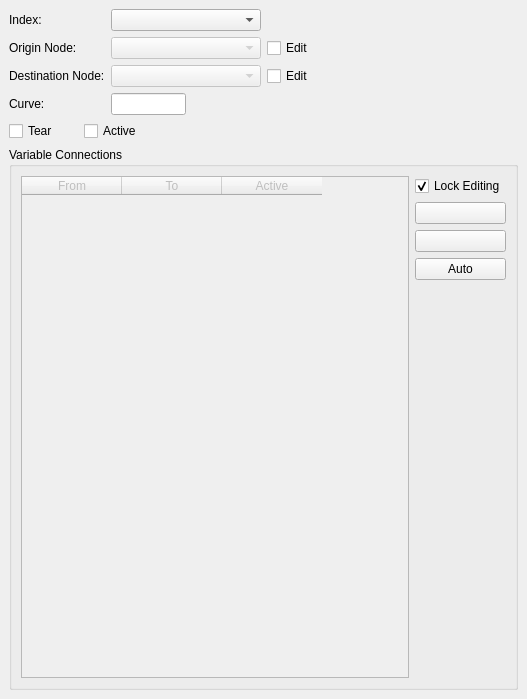
<?xml version="1.0" encoding="UTF-8"?>
<ui version="4.0">
 <class>edgeDock</class>
 <widget class="QDockWidget" name="edgeDock">
  <property name="geometry">
   <rect>
    <x>0</x>
    <y>0</y>
    <width>527</width>
    <height>699</height>
   </rect>
  </property>
  <property name="windowTitle">
   <string>Edge Edit</string>
  </property>
  <widget class="QWidget" name="dockWidgetContents">
   <layout class="QVBoxLayout" name="verticalLayout_2">
    <item>
     <layout class="QGridLayout" name="gridLayout">
      <item row="1" column="1">
       <widget class="QComboBox" name="fromBox">
        <property name="enabled">
         <bool>false</bool>
        </property>
        <property name="minimumSize">
         <size>
          <width>150</width>
          <height>0</height>
         </size>
        </property>
        <property name="toolTip">
         <string>&lt;html&gt;&lt;head/&gt;&lt;body&gt;&lt;p&gt;Node that information flows from&lt;/p&gt;&lt;p&gt;&lt;br/&gt;&lt;/p&gt;&lt;/body&gt;&lt;/html&gt;</string>
        </property>
       </widget>
      </item>
      <item row="2" column="0">
       <widget class="QLabel" name="label_2">
        <property name="sizePolicy">
         <sizepolicy hsizetype="Maximum" vsizetype="Preferred">
          <horstretch>0</horstretch>
          <verstretch>0</verstretch>
         </sizepolicy>
        </property>
        <property name="text">
         <string>Destination Node:</string>
        </property>
        <property name="buddy">
         <cstring>toBox</cstring>
        </property>
       </widget>
      </item>
      <item row="1" column="0">
       <widget class="QLabel" name="label">
        <property name="sizePolicy">
         <sizepolicy hsizetype="Maximum" vsizetype="Preferred">
          <horstretch>0</horstretch>
          <verstretch>0</verstretch>
         </sizepolicy>
        </property>
        <property name="text">
         <string>Origin Node:</string>
        </property>
        <property name="buddy">
         <cstring>fromBox</cstring>
        </property>
       </widget>
      </item>
      <item row="3" column="1">
       <widget class="QLineEdit" name="curveBox">
        <property name="sizePolicy">
         <sizepolicy hsizetype="Maximum" vsizetype="Fixed">
          <horstretch>0</horstretch>
          <verstretch>0</verstretch>
         </sizepolicy>
        </property>
        <property name="minimumSize">
         <size>
          <width>0</width>
          <height>0</height>
         </size>
        </property>
        <property name="maximumSize">
         <size>
          <width>75</width>
          <height>16777215</height>
         </size>
        </property>
        <property name="toolTip">
         <string>Distance used to draw a curved edge used to prevent edges from overlapping.  Can be positive or negative.</string>
        </property>
       </widget>
      </item>
      <item row="3" column="0">
       <widget class="QLabel" name="label_3">
        <property name="text">
         <string>Curve:</string>
        </property>
        <property name="buddy">
         <cstring>curveBox</cstring>
        </property>
       </widget>
      </item>
      <item row="2" column="1">
       <widget class="QComboBox" name="toBox">
        <property name="enabled">
         <bool>false</bool>
        </property>
        <property name="toolTip">
         <string>&lt;html&gt;&lt;head/&gt;&lt;body&gt;&lt;p&gt;Node that infromation flows to&lt;/p&gt;&lt;p&gt;&lt;br/&gt;&lt;/p&gt;&lt;/body&gt;&lt;/html&gt;</string>
        </property>
       </widget>
      </item>
      <item row="0" column="0">
       <widget class="QLabel" name="label_4">
        <property name="text">
         <string>Index:</string>
        </property>
       </widget>
      </item>
      <item row="1" column="3">
       <spacer name="horizontalSpacer_3">
        <property name="orientation">
         <enum>Qt::Horizontal</enum>
        </property>
        <property name="sizeHint" stdset="0">
         <size>
          <width>40</width>
          <height>20</height>
         </size>
        </property>
       </spacer>
      </item>
      <item row="0" column="1">
       <widget class="QComboBox" name="indexBox"/>
      </item>
      <item row="1" column="2">
       <widget class="QCheckBox" name="editOrigin">
        <property name="text">
         <string>Edit</string>
        </property>
       </widget>
      </item>
      <item row="2" column="2">
       <widget class="QCheckBox" name="editDestination">
        <property name="text">
         <string>Edit</string>
        </property>
       </widget>
      </item>
     </layout>
    </item>
    <item>
     <layout class="QHBoxLayout" name="horizontalLayout_4">
      <item>
       <widget class="QCheckBox" name="tearBox">
        <property name="toolTip">
         <string>&lt;html&gt;&lt;head/&gt;&lt;body&gt;&lt;p&gt;Mark this edge as a tear edge for solving flowsheets where nodes are interdependent&lt;/p&gt;&lt;/body&gt;&lt;/html&gt;</string>
        </property>
        <property name="text">
         <string>Tear</string>
        </property>
       </widget>
      </item>
      <item>
       <spacer name="horizontalSpacer_5">
        <property name="orientation">
         <enum>Qt::Horizontal</enum>
        </property>
        <property name="sizeType">
         <enum>QSizePolicy::Fixed</enum>
        </property>
        <property name="sizeHint" stdset="0">
         <size>
          <width>20</width>
          <height>20</height>
         </size>
        </property>
       </spacer>
      </item>
      <item>
       <widget class="QCheckBox" name="activeBox">
        <property name="toolTip">
         <string>&lt;html&gt;&lt;head/&gt;&lt;body&gt;&lt;p&gt;If this is not checked the edge will be ignored.&lt;/p&gt;&lt;/body&gt;&lt;/html&gt;</string>
        </property>
        <property name="text">
         <string>Active</string>
        </property>
       </widget>
      </item>
      <item>
       <spacer name="horizontalSpacer">
        <property name="orientation">
         <enum>Qt::Horizontal</enum>
        </property>
        <property name="sizeHint" stdset="0">
         <size>
          <width>40</width>
          <height>20</height>
         </size>
        </property>
       </spacer>
      </item>
     </layout>
    </item>
    <item>
     <widget class="QGroupBox" name="groupBox">
      <property name="title">
       <string>Variable Connections</string>
      </property>
      <layout class="QHBoxLayout" name="horizontalLayout_6">
       <item>
        <widget class="QTableWidget" name="connectTable">
         <property name="enabled">
          <bool>false</bool>
         </property>
         <column>
          <property name="text">
           <string>From</string>
          </property>
         </column>
         <column>
          <property name="text">
           <string>To</string>
          </property>
         </column>
         <column>
          <property name="text">
           <string>Active</string>
          </property>
         </column>
        </widget>
       </item>
       <item>
        <layout class="QVBoxLayout" name="verticalLayout">
         <item>
          <widget class="QCheckBox" name="lockConnection">
           <property name="text">
            <string>Lock Editing</string>
           </property>
           <property name="checked">
            <bool>true</bool>
           </property>
          </widget>
         </item>
         <item>
          <widget class="QPushButton" name="addConButton">
           <property name="text">
            <string/>
           </property>
           <property name="icon">
            <iconset>
             <normalon>:/icons/icons/add.svg</normalon>
            </iconset>
           </property>
           <property name="iconSize">
            <size>
             <width>16</width>
             <height>16</height>
            </size>
           </property>
          </widget>
         </item>
         <item>
          <widget class="QPushButton" name="deleteConButton">
           <property name="text">
            <string/>
           </property>
           <property name="icon">
            <iconset>
             <normalon>:/icons/icons/remove.svg</normalon>
            </iconset>
           </property>
           <property name="iconSize">
            <size>
             <width>16</width>
             <height>16</height>
            </size>
           </property>
          </widget>
         </item>
         <item>
          <widget class="QPushButton" name="autoButton">
           <property name="toolTip">
            <string>&lt;html&gt;&lt;head/&gt;&lt;body&gt;&lt;p&gt;Automatically add connections for input or output variables in the origin node to input variables of the same name in the destination node.  These connections can then be edited.&lt;/p&gt;&lt;/body&gt;&lt;/html&gt;</string>
           </property>
           <property name="text">
            <string>Auto</string>
           </property>
          </widget>
         </item>
         <item>
          <spacer name="verticalSpacer">
           <property name="orientation">
            <enum>Qt::Vertical</enum>
           </property>
           <property name="sizeHint" stdset="0">
            <size>
             <width>20</width>
             <height>40</height>
            </size>
           </property>
          </spacer>
         </item>
        </layout>
       </item>
      </layout>
     </widget>
    </item>
   </layout>
  </widget>
 </widget>
 <resources>
  <include location="foqus_lib.gui.icons.qrc"/>
 </resources>
 <connections>
  <connection>
   <sender>editOrigin</sender>
   <signal>toggled(bool)</signal>
   <receiver>fromBox</receiver>
   <slot>setEnabled(bool)</slot>
   <hints>
    <hint type="sourcelabel">
     <x>262</x>
     <y>72</y>
    </hint>
    <hint type="destinationlabel">
     <x>215</x>
     <y>67</y>
    </hint>
   </hints>
  </connection>
  <connection>
   <sender>editDestination</sender>
   <signal>toggled(bool)</signal>
   <receiver>toBox</receiver>
   <slot>setEnabled(bool)</slot>
   <hints>
    <hint type="sourcelabel">
     <x>280</x>
     <y>94</y>
    </hint>
    <hint type="destinationlabel">
     <x>228</x>
     <y>93</y>
    </hint>
   </hints>
  </connection>
  <connection>
   <sender>lockConnection</sender>
   <signal>toggled(bool)</signal>
   <receiver>connectTable</receiver>
   <slot>setDisabled(bool)</slot>
   <hints>
    <hint type="sourcelabel">
     <x>466</x>
     <y>198</y>
    </hint>
    <hint type="destinationlabel">
     <x>382</x>
     <y>245</y>
    </hint>
   </hints>
  </connection>
 </connections>
</ui>
